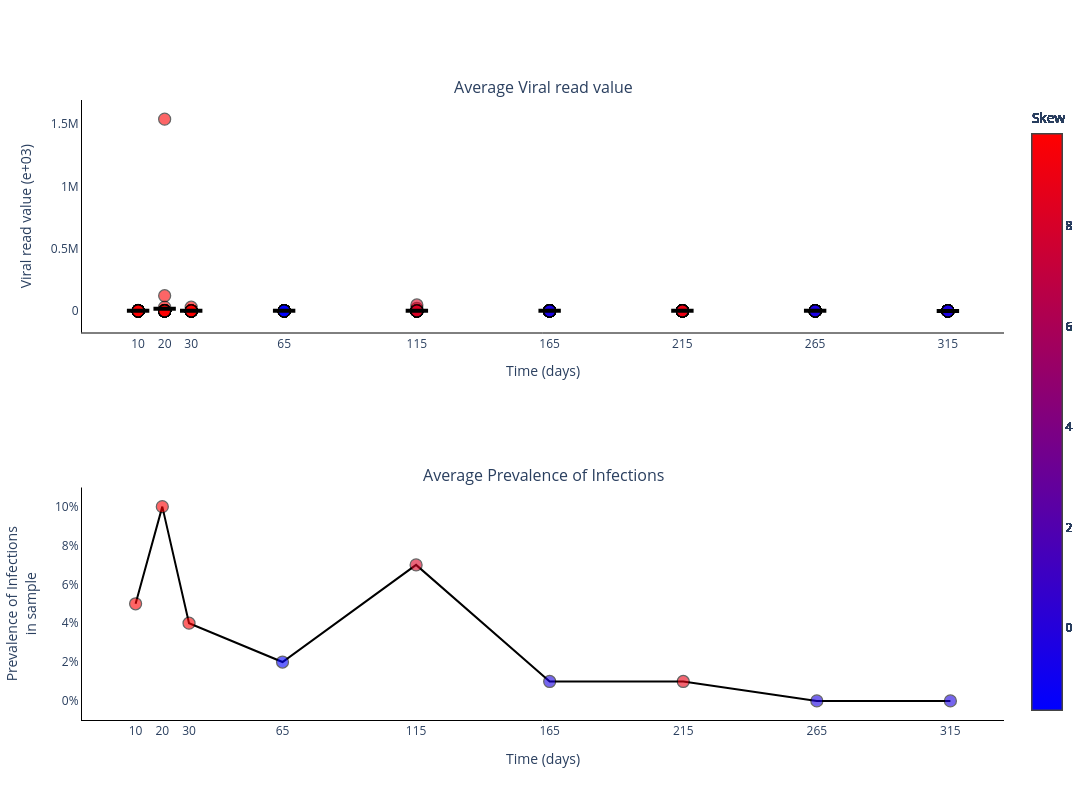

The notebook cell this image was saved under:
### Markdown cell above
### Plot Viral read counts per sample time
Coloured by skewness of sample. This replicates analyses from James Hay et al. (2021)

### Code cell
fig = go.Figure()
fig = make_subplots(rows=2, cols=1, subplot_titles=('Average Viral read value', 'Average Prevalence of Infections'))

skews = skew(vr_values[0, :, :], axis=1)

for _ in range(sample_size):
    fig.add_trace(
        go.Scatter(
            y=vr_values[0, :, _].tolist(),
            x=sample_points,
            mode='markers',
            name='Average Viral read value',
            marker_line=dict(width=1.25, color='black'),
            marker_color=skews,
            marker_colorscale='BlueRed',
            marker_colorbar_title=dict(
                text='Skew',
                side='top'),
            marker_size=12,
            marker_opacity=0.6,
            marker_showscale=True,
            showlegend=False,
        ),
        row=1,
        col=1
    )

fig.add_trace(
    go.Scatter(
        y=np.mean(vr_values[0, :, :], axis=1).tolist(),
        x=sample_points,
        mode='markers',
        name='Median Ct value',
        marker_color='black',
        marker_line=dict(width=4, color='black'),
        marker_symbol='line-ew',
        marker_size=16,
        showlegend=False,
    ),
    row=1,
    col=1
)

fig.add_trace(
    go.Scatter(
        y=(vr_infec[0, :]/sample_size).tolist(),
        x=sample_points,
        mode='lines+markers',
        connectgaps=True,
        name='Average Prevalence of Infections',
        marker_line=dict(width=1.25, color='black'),
        marker_color=skews,
        marker_colorscale='BlueRed',
        marker_colorbar_title=dict(
            text='Skew',
            side='top'),
        marker_opacity=0.6,
        marker_size=12,
        marker_showscale=True,
        line_color='black',
        showlegend=False,
    ),
    row=2,
    col=1
)

# Add axis labels
fig.update_layout(
    width=1100, 
    height=800,
    plot_bgcolor='white',
    xaxis=dict(
        linecolor='black',
        tickvals=sample_points.tolist(),
        title = 'Time (days)'
        ),
    yaxis=dict(
        linecolor='black',
        title = 'Viral read value (e+03)'),
    xaxis2=dict(
        linecolor='black',
        tickvals=sample_points.tolist(),
        title = 'Time (days)'
        ),
    yaxis2=dict(
        linecolor='black',
        tickformat = '.0%',
        title = 'Prevalence of Infections<br>in sample')
    #legend=dict(
    #    orientation="h",
    #    yanchor="bottom",
    #    y=1.02,
    #    xanchor="right",
    #    x=1
    #)
    )

fig.write_image('images/Viral_read_SIR_Skewness-Herpeirsus.pdf')
fig.show()
